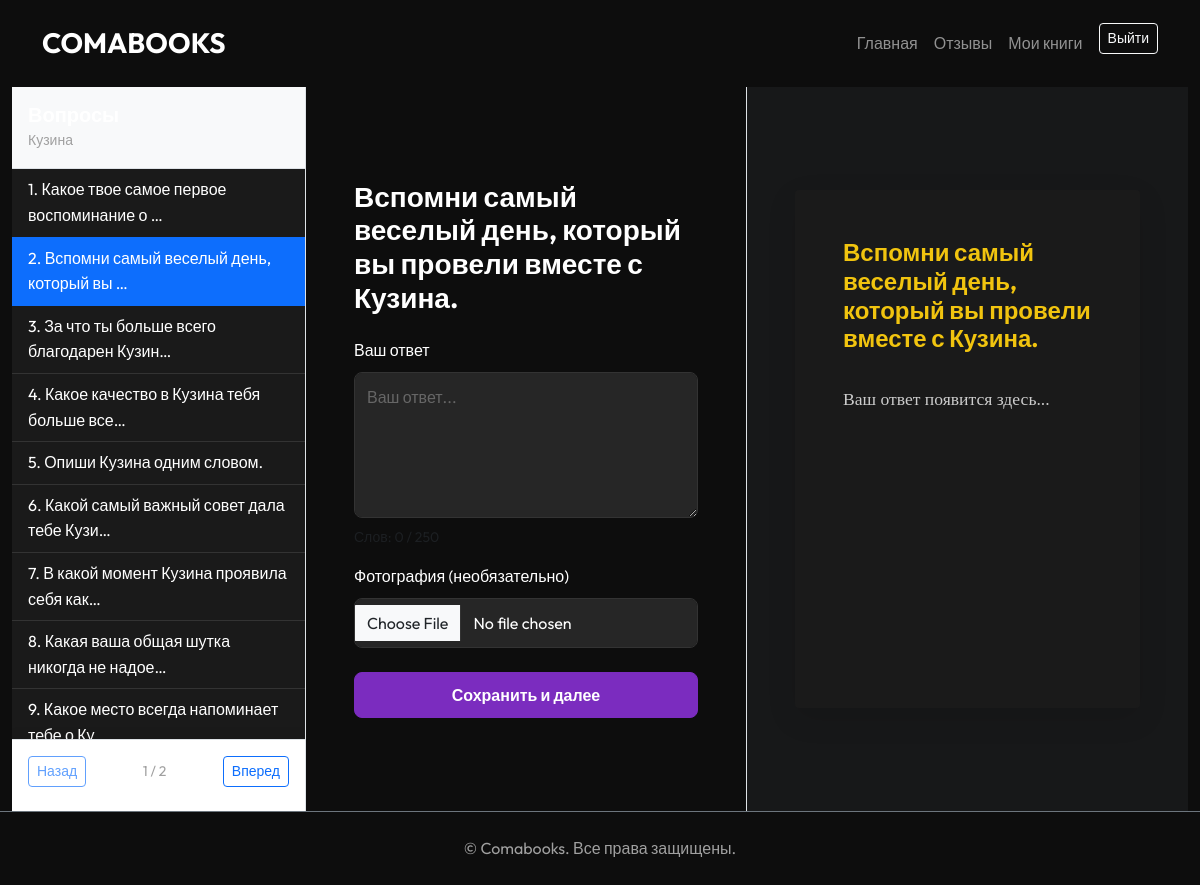
/book/29/edit/?q=41 (signed in), run on the app's committed database.
### config/models.py (models this page shows, shortened)
class Book(models.Model):
    STATUS_CHOICES = [
        ('draft', 'Черновик'),
        ('completed', 'Завершено (Ждет проверки)'),
        ('printed', 'Напечатано'),
    ]
    user = models.ForeignKey(settings.AUTH_USER_MODEL, on_delete=models.CASCADE, related_name="books")
    title = models.CharField(max_length=255, verbose_name="Название книги")
    author = models.CharField(max_length=255, verbose_name="Автор")
    subtitle = models.CharField(max_length=255, blank=True, null=True, verbose_name="Подзаголовок")
    dedication = models.ForeignKey(BookDedication, on_delete=models.SET_NULL, null=True, blank=True, verbose_name="Посвящение")
    status = models.CharField(max_length=20, choices=STATUS_CHOICES, default='draft', verbose_name="Статус")
    is_notification_sent = models.BooleanField(default=False, verbose_name="Уведомление отправлено")
    created_at = models.DateTimeField(auto_now_add=True)

class BookPageQuestion(models.Model):
    dedication = models.ForeignKey(BookDedication, on_delete=models.CASCADE, related_name="questions", null=True, blank=True, verbose_name="Для кого (посвящение)")
    book = models.ForeignKey('Book', on_delete=models.CASCADE, related_name="custom_questions", null=True, blank=True, verbose_name="Для книги")
    quiz = models.CharField(max_length=255, verbose_name="Вопрос")

### config/views.py (the view, shortened to what this page needs)
# urls.py: path("book/<int:book_id>/edit/", views.edit_pages, name="edit_pages"),
@login_required
def edit_pages(request, book_id):
    book = get_object_or_404(Book, id=book_id, user=request.user)
    questions = book.custom_questions.all()
    if not questions.exists() and book.dedication:
        questions = book.dedication.questions.filter(book__isnull=True)
    if not questions.exists():
        questions = BookPageQuestion.objects.filter(dedication__isnull=True, book__isnull=True)
    question_id = request.GET.get('q')
    if question_id:
        active_question = get_object_or_404(BookPageQuestion, id=question_id)
    else:
        active_question = questions.first()
    try:
        current_answer = BookPageAnswer.objects.get(book=book, quiz=active_question.quiz)
    except (BookPageAnswer.DoesNotExist, AttributeError):
        current_answer = None
    if request.method == "POST":
        form = BookPageForm(request.POST, request.FILES, instance=current_answer)
        if form.is_valid():
            answer = form.save(commit=False)
            answer.book = book
            answer.user = request.user
            answer.quiz = active_question.quiz
            answer.save()
            next_question = questions.filter(id__gt=active_question.id).first()
            if next_question:
                return redirect(f"{request.path}?q={next_question.id}")
            else:
                return redirect('dashboard') # Or finish page
    else:
        form = BookPageForm(instance=current_answer)
    ai_settings = AISettings.objects.first()
    return render(request, "books/edit_pages.html", {
        "book": book,
        "questions": questions,
        "active_question": active_question,
        "form": form,
        "ai_settings": ai_settings,
    })

### config/forms.py (shortened to what this page needs)
class BookPageForm(forms.ModelForm):
    class Meta:
        model = BookPageAnswer
        fields = ['answer', 'image']
        widgets = {
            'answer': forms.Textarea(attrs={'class': 'form-control', 'rows': 5, 'placeholder': 'Ваш ответ...', 'id': 'id_answer'}),
            'image': forms.ClearableFileInput(attrs={'class': 'form-control', 'id': 'id_image'}),
        }

### templates/books/edit_pages.html (shortened to what this page needs)
{% extends "_base.html" %}
{% block content %}
<div class="container-fluid edit-container">
    <div class="row h-100 g-0">
        <div class="col-md-3 bg-light border-end overflow-auto p-0 d-none d-md-flex flex-column sidebar-fixed">
            <div class="p-3 border-bottom">
                <h5 class="mb-0">Вопросы</h5>
                <small class="text-muted">{{ book.title }}</small>
            </div>
            <div class="list-group list-group-flush" id="question-list-desktop">
                {% for q in questions %}
                <a href="?q={{ q.id }}"
                    class="list-group-item list-group-item-action question-item {% if active_question.id == q.id %}active{% endif %}"
                    data-index="{{ forloop.counter0 }}">
                    {{ forloop.counter }}. {{ q.quiz|truncatechars:40 }}
                </a>
                {% empty %}
                <div class="p-3">Нет вопросов для этой категории.</div>
                {% endfor %}
            </div>
            {% if questions|length > 10 %}
            <div class="p-3 border-top bg-white sticky-bottom mt-auto">
                <div class="d-flex justify-content-between align-items-center mb-2">
                    <button type="button" class="btn btn-sm btn-outline-primary prev-page">
                         Назад
                    </button>
                    <span class="small text-muted page-info">1 / 2</span>
                    <button type="button" class="btn btn-sm btn-outline-primary next-page">
                        Вперед
                    </button>
                </div>
            </div>
            {% endif %}
        </div>
        <div class="col-md-9 d-flex flex-column p-0 main-content">
            {% if active_question %}
            <div class="row h-100 g-0 flex-column-reverse flex-md-row">
                <div
                    class="col-md-6 p-4 p-md-5 d-flex flex-column justify-content-center border-end overflow-auto form-section">
                    <h3 class="mb-4">{{ active_question.quiz }}</h3>
                    <form method="post" enctype="multipart/form-data">
                        <div class="mb-3">
                            <label class="form-label">Ваш ответ</label>
                            {{ form.answer }}
                            <div id="word-count-info"
                                class="form-text mt-2 d-flex flex-wrap justify-content-between align-items-center">
                                <span class="me-2">Слов: <span id="word-count">0</span> / 250</span>
                            </div>
                        </div>
                        <div class="mb-3">
                            <label class="form-label">Фотография (необязательно)</label>
                            {{ form.image }}
                        </div>
                        <div class="d-flex justify-content-between mt-4">
                            <button type="submit" id="submit-btn" class="btn btn-primary px-4 w-100 w-md-auto">Сохранить
                                и далее</button>
                        </div>
                    </form>
                </div>
                <div
                    class="col-md-6 p-4 p-md-5 d-flex align-items-center justify-content-center bg-secondary bg-opacity-10 preview-section">
                    <div class="book-page-preview-wrapper w-100">
                        <div class="book-page-preview {{ book.cover_data.template }}">
                            <div class="page-content">
                                <h4 class="question-text">{{ active_question.quiz }}</h4>
                                <p class="answer-text" id="preview-answer">Ваш ответ появится здесь...</p>
                            </div>
                        </div>
                    </div>
                </div>
            </div>
            {% endif %}
        </div>
    </div>
</div>
{% endblock %}

### static/css/styles.css (style rules this page uses)
:root { --bg-color: #0d0d0d; --card-bg: #1a1a1a; --text-color: #ffffff; --accent-color: #7b2cbf; --accent-hover: #9d4edd; --secondary-text: #a0a0a0; --border-color: #333333; }
body { background-color: var(--bg-color); color: var(--text-color); font-family: 'Outfit', sans-serif; line-height: 1.6; }
h1, h2, h3, h4, h5, h6 { font-weight: 700; margin-bottom: 1.5rem; }
a { color: var(--accent-color); text-decoration: none; transition: color 0.3s ease; }
.text-muted { color: var(--secondary-text) !important; }
.btn-primary { background-color: var(--accent-color); border-color: var(--accent-color); font-weight: 600; padding: 10px 24px; border-radius: 8px; transition: all 0.3s ease; }
.form-control { background-color: #262626; border: 1px solid var(--border-color); color: var(--text-color); border-radius: 8px; padding: 12px; }
.form-control::placeholder { color: #666; }
.list-group-item { background-color: var(--card-bg); border-color: var(--border-color); color: var(--text-color); }

### templates/books/edit_pages.html (style rules this page uses)
.edit-container { height: calc(100vh - 76px); }
.sidebar-fixed { height: 100%; position: relative; }
.book-page-preview { width: 100%; max-width: 450px; aspect-ratio: 2/3; background: white; padding: 3rem; box-shadow: 0 10px 30px rgba(0, 0, 0, 0.1); display: flex; flex-direction: column; justify-content: flex-start; border-radius: 4px; overflow-y: auto; margin: 0 auto; }
.page-content { word-break: break-word; }
.question-text { font-weight: bold; margin-bottom: 2rem; color: #333; }
.answer-text { font-family: 'Georgia', serif; font-size: 1.1rem; color: #555; white-space: pre-wrap; }
.book-page-preview.dark { background: #1a1a1a; color: #ddd; }
.book-page-preview.dark .question-text { color: #f1c40f; }
.book-page-preview.dark .answer-text { color: #ccc; }
.sticky-bottom { position: sticky; bottom: 0; z-index: 10; box-shadow: 0 -5px 10px rgba(0, 0, 0, 0.05); }

### data on the page
Book: title "Кузина"
BookPageQuestion: quiz "Какое твое самое первое воспоминание о …"
BookPageQuestion: quiz "Вспомни самый веселый день, который вы …", quiz "Вспомни самый веселый день, который вы провели вместе с Кузина."
BookPageQuestion: quiz "За что ты больше всего благодарен Кузин…"
BookPageQuestion: quiz "Какое качество в Кузина тебя больше все…"
BookPageQuestion: quiz "Опиши Кузина одним словом."
BookPageQuestion: quiz "Какой самый важный совет дала тебе Кузи…"
BookPageQuestion: quiz "В какой момент Кузина проявила себя как…"
BookPageQuestion: quiz "Какая ваша общая шутка никогда не надое…"
BookPageQuestion: quiz "Какое место всегда напоминает тебе о Ку…"
